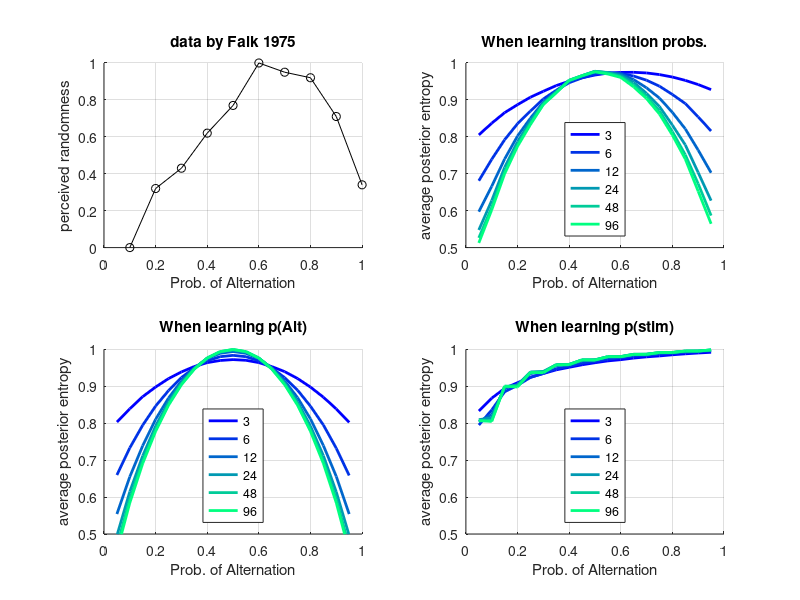

Recreate this plot in MATLAB.
% Script to plot the results of the simulations of Falk (1975).
% The simulation corresponds to "fixed belief models" with leaky integration.
% 
% Copyright 2016 Florent Meyniel & Maxime Maheu 

clear

% LOAD SIMULATION RESULTS
load Comparison_Stationarity_data

% get length of sequences
memDecay_str = cell(1, numel(memDecay));
for k = 1:numel(memDecay)
    memDecay_str{k} = num2str(memDecay(k));
end

% PLOT RESULTS
figure(1); set(gcf, 'Color', [1 1 1]); clf
set(gcf, 'Name', 'Ideal Observer without jump, different sequence lengths')
col = winter(numel(memDecay));

subplot(2,2,1)
Falkdata = load('Falk1975data.mat');
plot(Falkdata.prob_of_alternation, Falkdata.perceived_randomness, 'ko-');
grid on; box off
xlabel('Prob. of Alternation')
ylabel('perceived randomness')
title('data by Falk 1975')

subplot(2,2,2)
hold on
for iD = 1:numel(memDecay)
    plot(pAlt, m_avg_entropy_trans(:,iD), 'color', col(iD,:), 'LineWidth', 2)
end
legend(memDecay_str, 'location', 'South')
ylim([0.5 1])
grid on
xlabel('Prob. of Alternation')
ylabel('average posterior entropy')
title('When learning transition probs.')

subplot(2,2,3)
hold on
for iD = 1:numel(memDecay)
    plot(pAlt, m_avg_entropy_pAlt(:,iD), 'color', col(iD,:), 'LineWidth', 2)
end
legend(memDecay_str, 'location', 'South')
ylim([0.5 1])
grid on
xlabel('Prob. of Alternation')
ylabel('average posterior entropy')
title('When learning p(Alt)')

subplot(2,2,4)
hold on
for iD = 1:numel(memDecay)
    plot(pAlt, m_avg_entropy_freq(:,iD), 'color', col(iD,:), 'LineWidth', 2)
end
legend(memDecay_str, 'location', 'South')
ylim([0.5 1])
grid on
xlabel('Prob. of Alternation')
ylabel('average posterior entropy')
title('When learning p(stim)')
